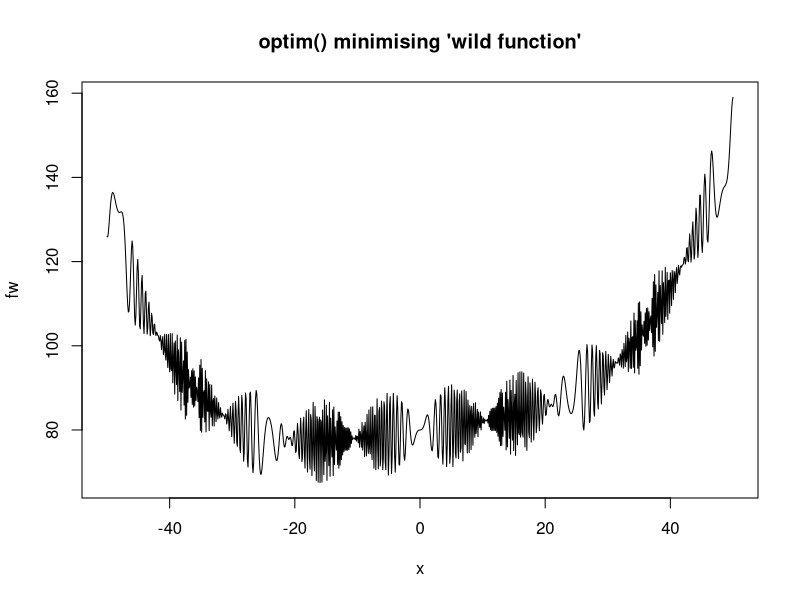

The R source for this figure:
## from ?optim
## "wild" function , global minimum at about -15.81515
fw <- function (x)
         10*sin(0.3*x)*sin(1.3*x^2) + 0.00001*x^4 + 0.2*x+80
plot(fw, -50, 50, n = 1000, main = "optim() minimising 'wild function'")
# method = c("Nelder-Mead", "BFGS", "CG", "L-BFGS-B", "SANN","Brent")     
res <- optim(50, fw, method = "SANN",lower = -Inf, upper = Inf, control = list(maxit = 20000, temp = 20, parscale = 20), hessian = FALSE)
# res$par= -15.8144, res$value=67.47249, res$$counts["function"]=20000,res$$counts["gradient"]=NA, res$convergence=0 (did!), res$message=NULL



